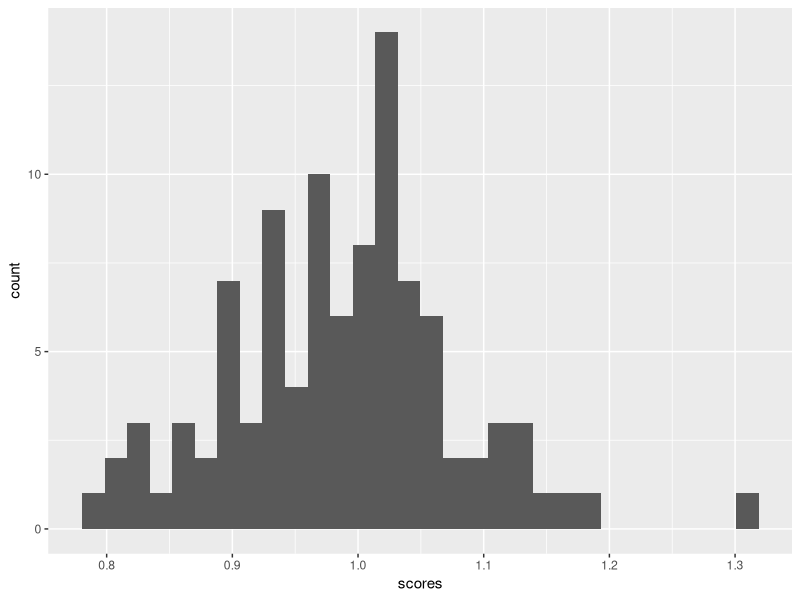

The R script that drew this image:

# Central Tendency --------------------------------------------------------

## Arithmatic Mean
# Construct vectors x and y
x <- c(15.9, 15.1, 21.9, 13.3, 24.4)
y <- c(15.9, 15.1, 21.9, 53.3, 24.4)

# for vector x
n_x <- length(x) # number of elements in x = the number of data points
sum_x <- sum(x) # summation for x
mu_x <- sum_x/n_x # arithmatic mean
print(mu_x) # printed calculated value

# for vector y
mu_y <- sum(y)/length(y)
print(mu_y)

print(mean(x))
print(mean(y))

## Geometric Mean
# for vector x
prod_x <- prod(x) # product of vector x; x1*x2*x3...
n_x <- length(x)
mug_x <- prod_x^(1/n_x)
print(mug_x)

# for vector y
mug_y <- prod(y)^(1/length(y))
print(mug_y)

## Median

# for vector x
x <- sort(x) # sort x from small to large
index <- (length(x)+1)/2 # (N+1)/2th index as length(x) is an odd number
med_x <- x[index]
print(med_x)

# for vector y
y <- sort(y)
med_y <- y[(length(y)+1)/2]
print(med_y)

print(median(x))
print(median(y))

# Variation ---------------------------------------------------------------

## Variance 
sqd_x <- (x-mean(x))^2 # squared deviance
sum_sqd_x <- sum(sqd_x)
var_x <- sum_sqd_x/length(x)
print(var_x)

var_y <- sum((y-mean(y))^2)/length(y)
print(var_y)

## Standard Deviation (SD)
sd_x <- sqrt(var_x) 
print(sd_x)

sd_y <- sqrt(var_y)
print(sd_y)

## IQR
# We will be using 25 and 75 percentiles as x1 and xh

x_1 <- quantile(x,0.25) # quantile(); return quantile values, 25 percentile
x_h <- quantile(x,0.75) # quantile(); return quantile values, 75 percentile
iqr_x <- abs(x_1-x_h) # abs(); absolute value
print(iqr_x)

y_q <- quantile(y,c(0.25,0.75)) # return as a vector
iqr_y <- abs(y_q[1]-y_q[2]) # y_1[1] = 25 percentile; y_q[2] = 75 percentile
print(iqr_y)

## MAD
# Median(|xi-umed|)
ad_x <- abs(x-median(x))
mad_x <- median(ad_x)
print(mad_x)

mad_y <- median(abs(y-median(y)))
print(mad_y)

## Coefficient of Variation (CV)
cv_x <- sd_x/mean(x)
print(cv_x)

cv_y <- sd_y/mean(y)
print(cv_y)

## MAD/Median
mm_x <- mad_x/median(x)
print(mm_x)

mm_y <- mad_y/median(y)
print(mm_y)

# Laboratory ---------------------------------------------------------------
z <- exp(rnorm(n=100, mean=0, sd=0.1))
mean(z)
mug_z <- prod(z)^(1/(length(z)))
mug_z
median(z)

library(ggplot2)
df <- data.frame(scores = z)
ggplot(df,aes(x=scores))+
  geom_histogram()
